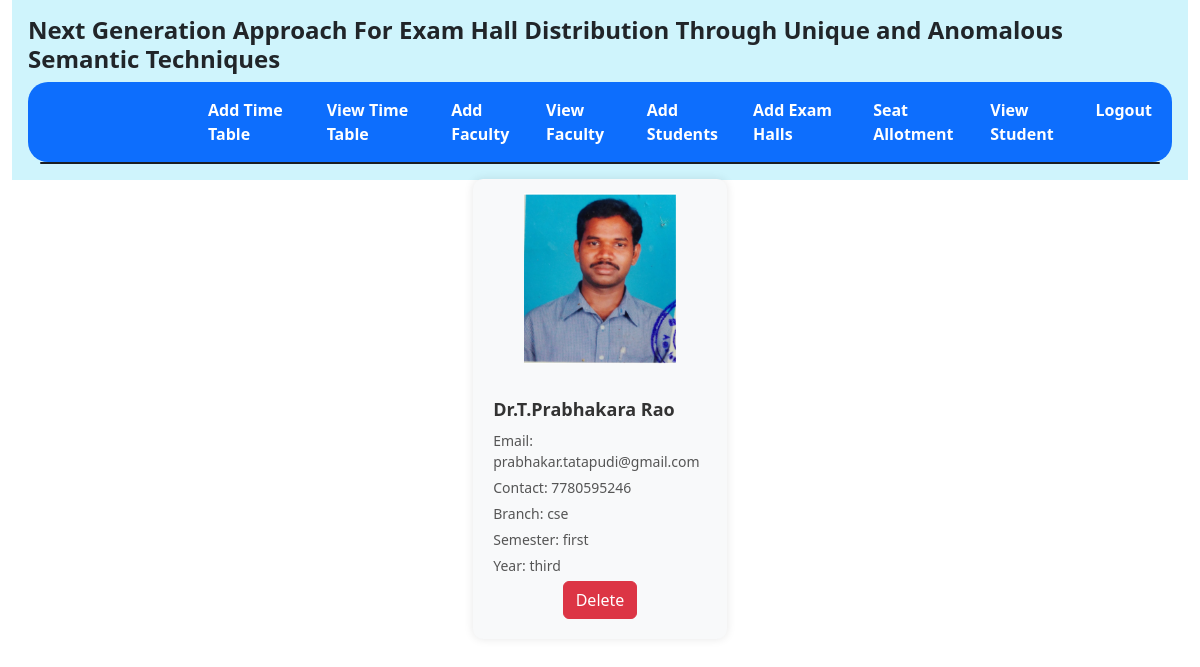
Screenshot of /viewfaculty with the database file from the repository.
### adminapp/models.py (models this page shows)
class AddFaculty(models.Model):
    name = models.CharField(max_length=10, null=True)
    email = models.EmailField(max_length=10, null=True)
    contact = models.CharField(max_length=10, null=True)
    branch = models.CharField(max_length=10, null=True)
    subject = models.CharField(max_length=10, null=True)
    semester = models.CharField(max_length=10, null=True)
    year = models.CharField(max_length=10, null=True)
    image = models.FileField(
        upload_to=os.path.join("static", "faculty"))
    profilename = models.CharField(null=True, max_length=50)
    password = models.CharField(max_length=20, null=True)
    class Meta:
        db_table = "Addfaculty"

### adminapp/views.py (the view)
# urls.py: path('viewfaculty', views.viewfaculty, name="viewfaculty"),
def viewfaculty(req):
    all_faculty = AddFaculty.objects.all()
    return render(req, VIEWFACULTYPAGE, {'all_faculties': all_faculty})

### templates/viewfaculty.html (shortened to what this page needs)
{% extends "adminhome.html" %}
{% block content %}
<div class="card-img-overlay">
    <div class="row justify-content-center">
        {% for i in all_faculties %}
        <div class="col-md-3">
            <div class="faculty-card">
                <div class="faculty-card-img-container">
                    <img src="/static/faculty/{{i.profilename}}" class="faculty-card-img" alt="Faculty Image">
                </div>
                <div class="faculty-card-body">
                    <h6 class="faculty-card-title">{{ i.name }}</h6>
                    <p class="faculty-card-details">Email: {{ i.email }}</p>
                    <p class="faculty-card-details">Contact: {{i.contact}}</p>
                    <p class="faculty-card-details">Branch: {{ i.branch }}</p>
                    <p class="faculty-card-details">Semester: {{i.semester}}</p>
                    <p class="faculty-card-details">Year: {{i.year}}</p>
                    <center><a href="{% url 'deletefaculty' i.id %}" class="btn btn-danger">Delete</a></center>
                </div>
            </div>
        </div>
        {% endfor %}
    </div>
</div>
{% endblock %}

### templates/adminhome.html (shortened to what this page needs)
{% load static %}
<!DOCTYPE html>
<html lang="en">
<head>
    <link href="https://cdn.jsdelivr.net/npm/bootstrap@5.3.2/dist/css/bootstrap.min.css" rel="stylesheet"
>
</head>
<body>
    <div class="container-xxl">
        <div class="p-3 mb-5 bg-info-subtle text-emphasis-info">
            <h4><b>Next Generation Approach For Exam Hall Distribution Through Unique and Anomalous Semantic Techniques</b></h4>
            <nav class="navbar bg-primary navbar-expand-lg" data-bs-theme="dark" style="border-radius:20px;">
                <div class="container-fluid">
                    <div class="collapse navbar-collapse" id="navbarText" style="margin-left:10rem;">
                        <ul class="navbar-nav me-auto mb-5 mb-lg-0">
                            <li class="nav-item">
                                <a class="nav-link active" aria-current="page" href="{% url 'addtimetable' %}"><b>Add
                                        Time Table</b></a>
                            </li>
                            <li class="nav-item">
                                <a class="nav-link active" aria-current="page" href="{% url 'viewtimetable' %}"><b>View
                                        Time Table</b></a>
                            </li>
                            <li class="nav-item">
                                <a class="nav-link active" aria-current="page" href="{% url 'addfaculty' %}"><b>Add
                                        Faculty</b></a>
                            </li>
                            <li class="nav-item">
                                <a class="nav-link active" aria-current="page" href="{% url 'viewfaculty' %}"><b>View
                                        Faculty</b></a>
                            </li>
                            <li class="nav-item">
                                <a class="nav-link active" aria-current="page" href="{% url 'addstudents' %}"><b>Add
                                        Students</b></a>
                            </li>
                            <li class="nav-item">
                                <a class="nav-link active" href="{% url 'addexamhalls' %}"><b>Add Exam Halls</b></a>
                            </li>
                            <li class="nav-item">
                                <a class="nav-link active" href="{% url 'setseatallotment' %}"><b>Seat Allotment</b></a>
                            </li>
                            <li class="nav-item">
                                <a class="nav-link active" href="{% url 'viewstudents' %}"><b>View Student</b></a>
                            </li>
                            <li class="nav-item">
                                <a class="nav-link active" href="{% url 'index' %}"><b>Logout</b></a>
                            </li>
                        </ul>
                    </div>
                </div>
            </nav>
            <div class="container-xxl">
                <div class="card text-bg-dark">
                    {% block content %}{% endblock %}
                </div>
            </div>
        </div>
    </div>
</body>
</html>

### templates/viewfaculty.html (style rules this page uses)
.faculty-card { background-color: #f8f9fa; border-radius: 10px; box-shadow: 0 0 10px rgba(0, 0, 0, 0.1); margin-bottom: 20px; }
.faculty-card-img-container { height: 200px; overflow: hidden; border-top-left-radius: 10px; border-top-right-radius: 10px; display: flex; align-items: center; justify-content: center; }
.faculty-card-img { width: 60%; height: auto; }
.faculty-card-body { padding: 20px; }
.faculty-card-title { font-size: 18px; font-weight: bold; color: #333; margin-bottom: 10px; }
.faculty-card-details { font-size: 14px; color: #555; margin-bottom: 5px; }

### rows the page displays
AddFaculty: profilename (picture), name "Dr.T.Prabhakara Rao", email "prabhakar.tatapudi@gmail.com", contact "7780595246", branch "cse", semester "first", year "third"
